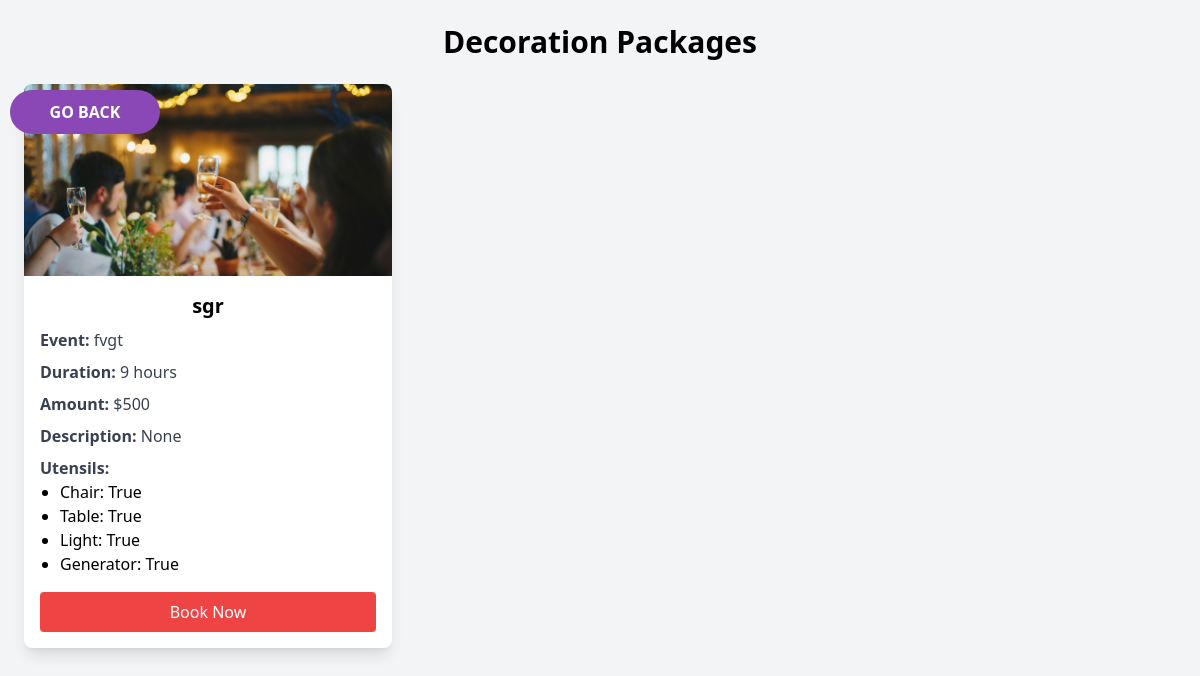
Screenshot of /dcarts/ with the database file from the repository.
### EVENT_BOOKING/models.py (models this page shows)
class decorations(models.Model):
    name = models.CharField(max_length=100,null=True,blank=True)
    timeduration = models.IntegerField(null=True,blank=True)
    event = models.CharField(max_length=255,null=True,blank=True)
    amount=models.IntegerField(null=True, blank=True)
    image=models.ImageField(upload_to='decorimage/',null='True',blank='True')
    description = models.TextField(null=True, blank=True)
    UTENSIL_CHOICES = [
        ('chair', 'Chair'),
        ('table', 'Table'),
        ('light', 'Light'),
        ('generator', 'Generator'),
    ]
    selected_utensils = models.JSONField(default=dict, blank=True)
    UTENSIL_CHOICES = [
        ('chair', 'Chair'),
        ('table', 'Table'),
        ('light', 'Light'),
        ('generator', 'Generator'),
    ]
    selected_utensils = models.JSONField(default=dict, blank=True)

### EVENT_BOOKING/views.py (the view)
# urls.py: path('dcarts/', views.dcarts, name='dcarts'),
def dcarts(request):
    obj=models.decorations.objects.all()
    return render(request,'dcarts.html',{'obj':obj})

### EVENT_BOOKING/templates/dcarts.html (shortened to what this page needs)
<!DOCTYPE html>
<html lang="en">
<head>
    <script src="https://cdn.tailwindcss.com"></script>
</head>
<body class="bg-gray-100 p-6 transition-opacity duration-300">
    <button class="back-button" onclick="window.history.back()">
         Go Back
      </button>
    <div class="max-w-6xl mx-auto">
        <h1 class="text-3xl font-bold text-center mb-6">Decoration Packages</h1>
        <div class="grid grid-cols-1 md:grid-cols-2 lg:grid-cols-3 gap-6">
            {% for item in obj %}
            <div class="bg-white shadow-lg rounded-lg overflow-hidden">
                {% if item.image %}
                <img src="{{ item.image.url }}" alt="Decoration Image" class="w-full h-48 object-cover">
                {% else %}
                <img src="/static/default_image.jpg" alt="No image" class="w-full h-48 object-cover">
                {% endif %}
                <div class="p-4">
                    <h2 class="text-xl font-semibold text-center">{{ item.name }}</h2>
                    <p class="text-gray-700 mt-2"><strong>Event:</strong> {{ item.event }}</p>
                    <p class="text-gray-700 mt-2"><strong>Duration:</strong> {{ item.timeduration }} hours</p>
                    <p class="text-gray-700 mt-2"><strong>Amount:</strong> ${{ item.amount }}</p>
                    <p class="text-gray-700 mt-2"><strong>Description:</strong> {{ item.description }}</p>
                    <p class="text-gray-700 mt-2"><strong>Utensils:</strong></p>
                    <ul class="list-disc pl-5">
                        {% for key, value in item.selected_utensils.items %}
                            <li>{{ key|title }}: {{ value }}</li>
                        {% empty %}
                            <li>No utensils selected</li>
                        {% endfor %}
                    </ul>
                    <button
                        onclick="bookNow('{{ item.id }}')"
                        class="bg-red-500 text-white px-4 py-2 rounded w-full mt-4 hover:bg-red-600 transition duration-300">
                        Book Now
                    </button>
                </div>
            </div>
            {% endfor %}
        </div>
    </div>
</body>
</html>

### EVENT_BOOKING/templates/dcarts.html (style rules this page uses)
.back-button { position: fixed; top: 90px; left: 10px; right:120px; padding: 10px 20px; width:auto; max-width:150px; text-transform: uppercase; background-color: rgb(138, 72, 182); color: white; border-radius: 25px; font-size: 18px; font-weight: bold; font-size: 1rem; align-items: center; }

### rows the page displays
decorations: image (picture), name "sgr", event "fvgt", timeduration "9", amount "500", description "None", selected_utensils "Chair" "Table" "Light" "Generator", selected_utensils "True" "True" "True" "True"
